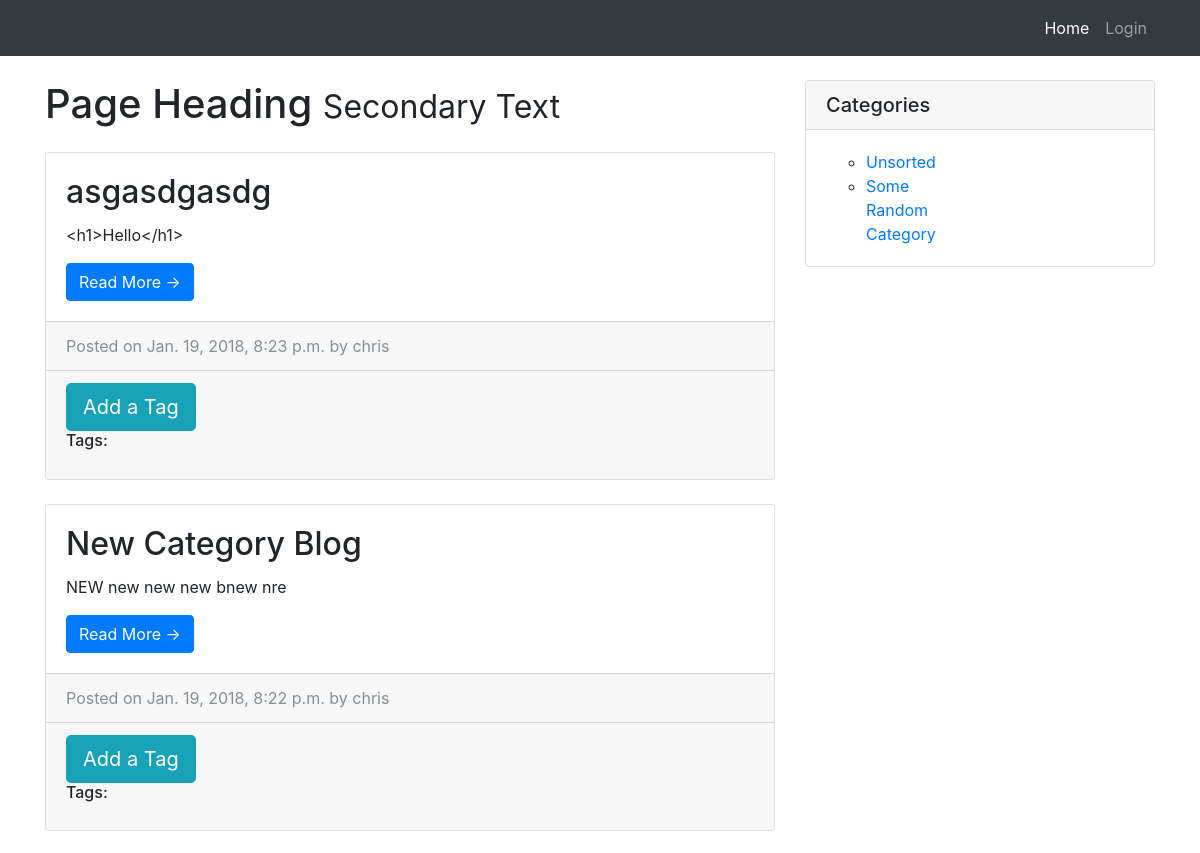
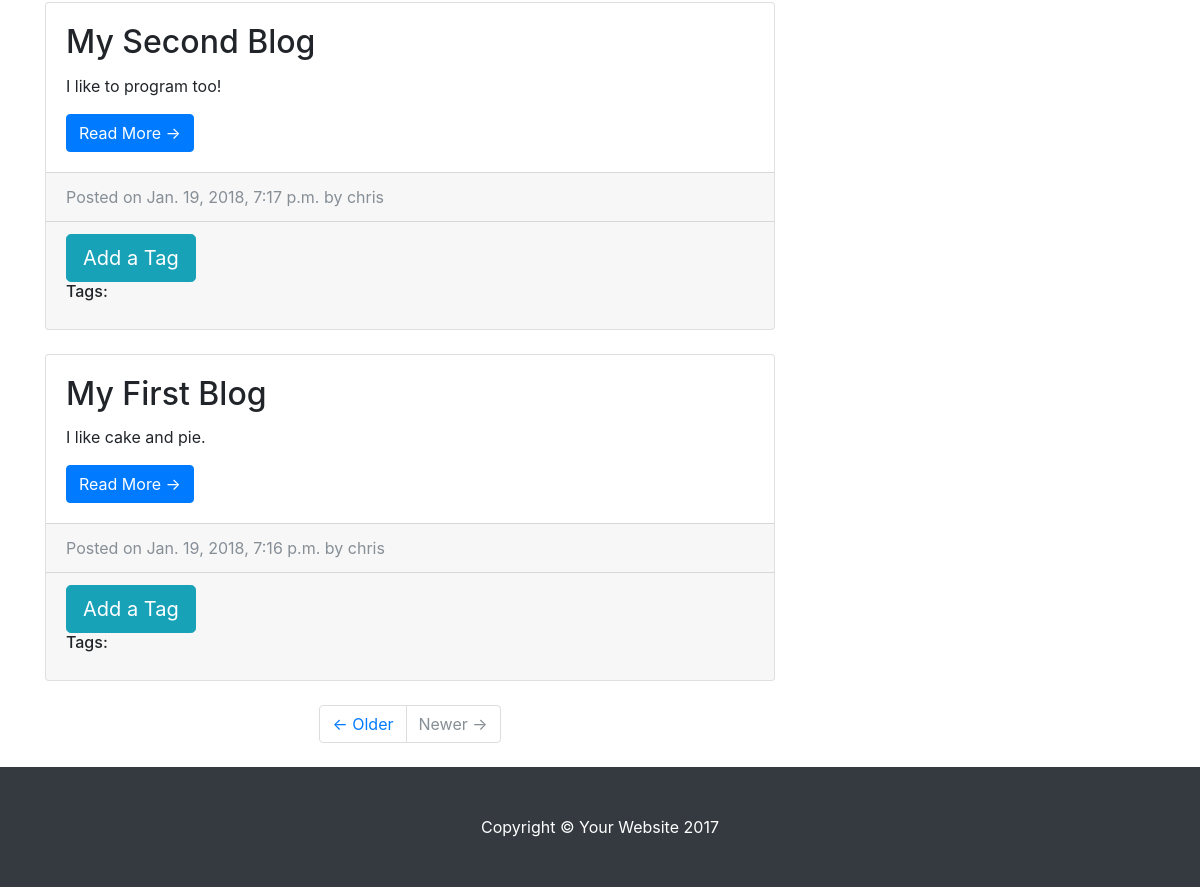
/, run on an earlier commit of the app's database (2 pictures, top to bottom).
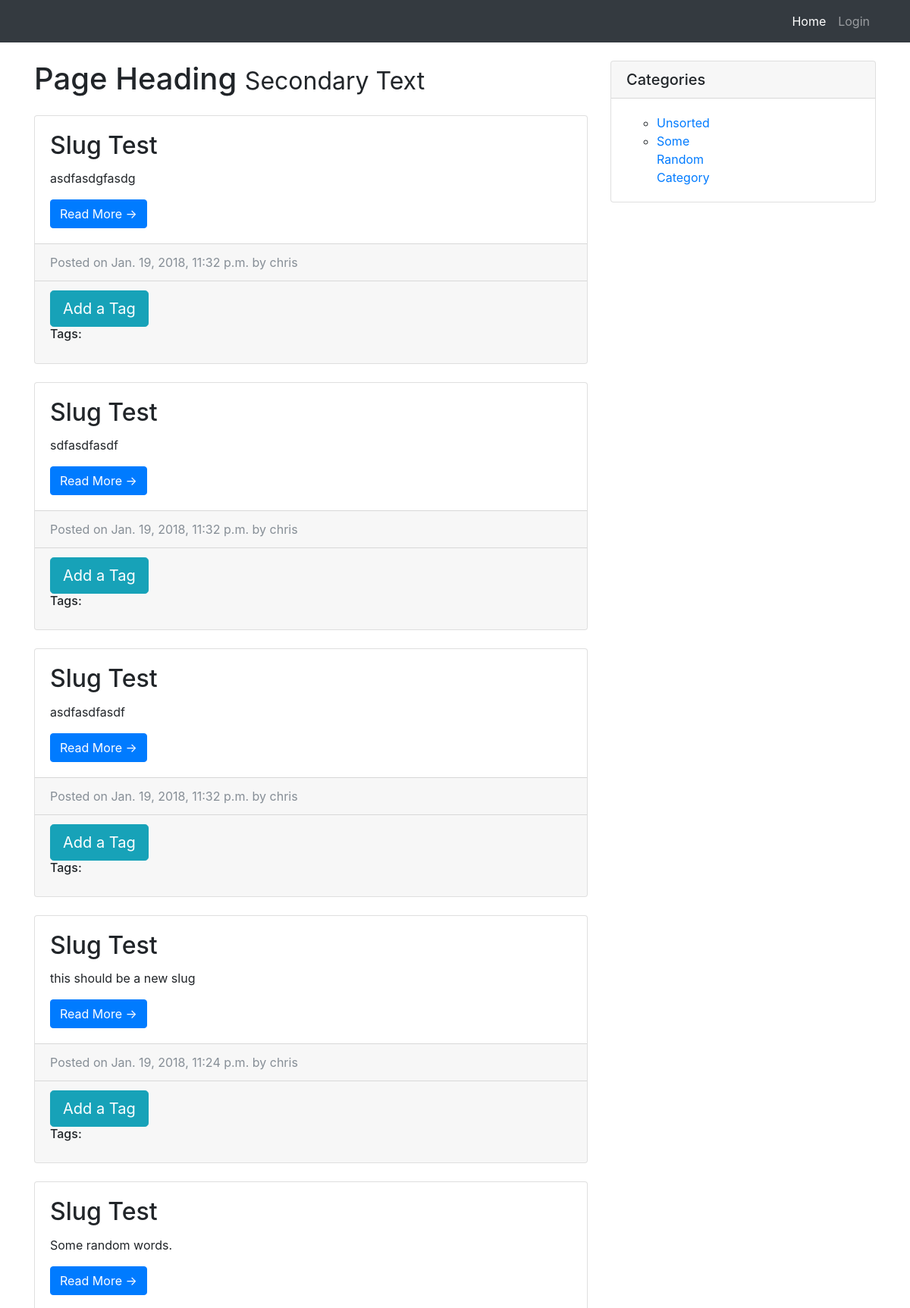
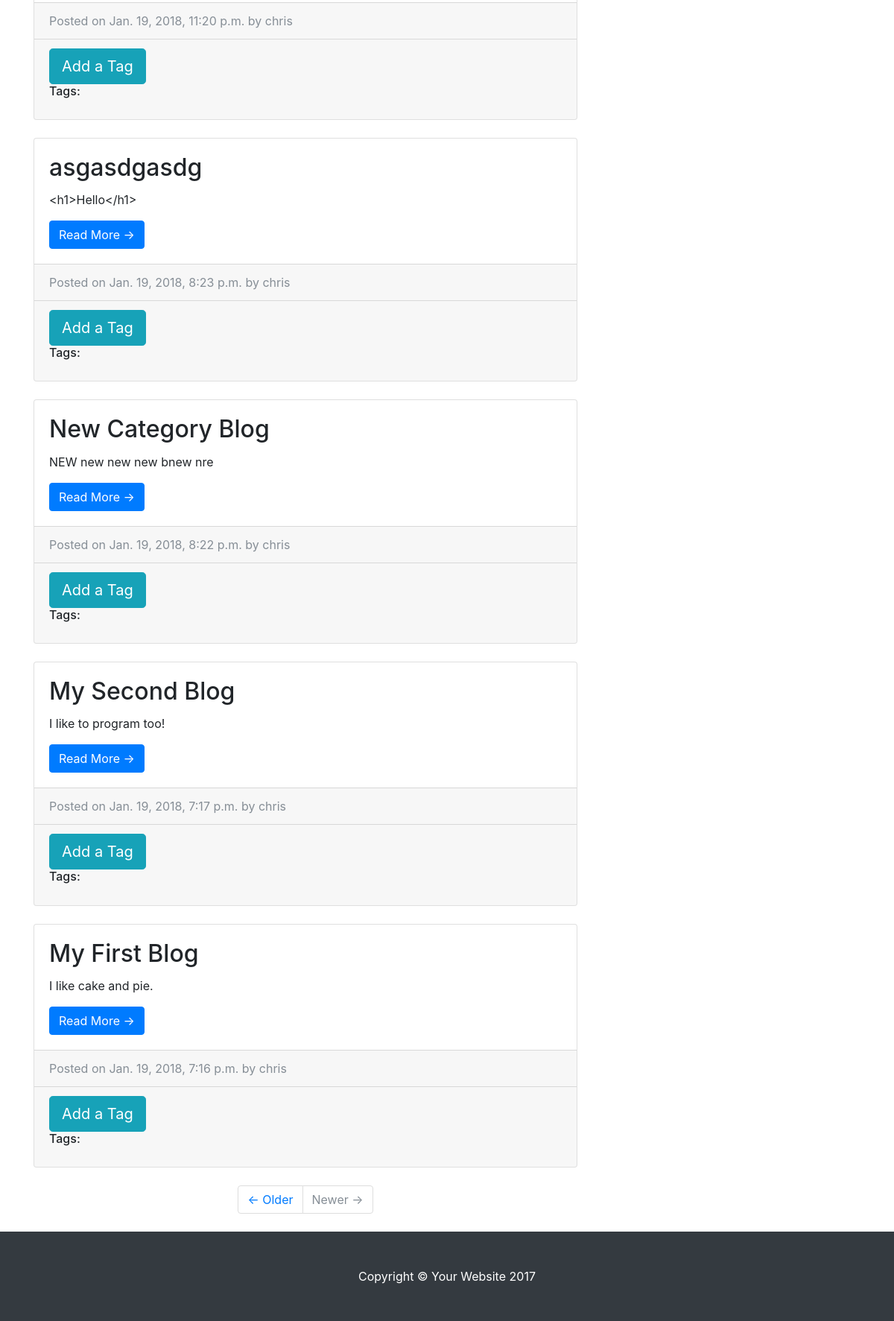
And on a later commit of the database (2 pictures, top to bottom).
### blog/models.py (models this page shows, shortened)
class Blog(models.Model):
    title = models.CharField(max_length=255)
    author = models.ForeignKey(User, related_name='blogs', on_delete=models.CASCADE)
    date = models.DateTimeField(auto_now_add=True)
    content = models.TextField()
    slug = models.SlugField(blank=True, null=True, unique=True)
    category = models.ForeignKey('Category', default=1, related_name='blogs', on_delete=models.SET_DEFAULT)
    def grab_blurb(self):
        return self.content[:300]
    class Meta:
        ordering = ['-pk']

class Category(models.Model):
    name = models.CharField(max_length=50)
    slug = models.SlugField(blank=True, null=True, unique=True)
    class Meta:
        verbose_name_plural = 'Categories'

### blog/views.py (the view)
# urls.py: 2. Add a URL to urlpatterns:  path('', views.home, name='home')
def home(request):
    blog_list = Blog.objects.all()
    cat = Category.objects.all()
    return render(request, 'blog/home.html', {'blogs': blog_list, 'cat': cat})

### blog/templatetags/blog_tags.py (called while the page is built)
@register.simple_tag
def category_list():
    cat = Category.objects.all()
    html = render_to_string('blog/_category_list.html', {'cat': cat})
    return mark_safe(html)

### blog/templates/blog/home.html (shortened to what this page needs)
{% extends 'base.html' %}
{% load blog_tags %}
{% block content %}
    <div class="row">
        <div class="col-md-8">
            <h1 class="my-4">Page Heading
                <small>Secondary Text</small>
            </h1>
            {% for b in blogs %}
                <div class="card mb-4">
                    <div class="card-body">
                        <h2 class="card-title">{{ b.title }}</h2>
                        <p class="card-text">{{ b.grab_blurb }}</p>
                        <a href="{% url 'single_blog_view' b.category.slug b.slug %}" class="btn btn-primary">Read More
                            &rarr;</a>
                    </div>
                    <div class="card-footer text-muted">
                        Posted on {{ b.date }} by {{ b.author.username }}
                    </div>
                    <div class="card-footer">
                        <button data-slug="{{ b.slug }}" class="addTag btn btn-info btn-lg" type="button"
                                data-toggle="modal" data-target="#myModal" onclick="callModal('{{ b.slug }}')">Add a Tag
                        </button>
                        <h6>Tags:</h6>
                    </div>
                </div>
            {% endfor %}
            <ul class="pagination justify-content-center mb-4">
                <li class="page-item">
                    <a class="page-link" href="#">&larr; Older</a>
                </li>
                <li class="page-item disabled">
                    <a class="page-link" href="#">Newer &rarr;</a>
                </li>
            </ul>
        </div>
        {% include '_side_bar.html' %}
    </div>
{% endblock %}

### blog/templates/blog/_category_list.html
<ul>
    {% for c in cat %}
        <li>
            <a href="{% url 'category_list' c.slug %}">{{ c.name }}</a>
        </li>
    {% endfor %}
</ul>

What changed in the data, as far as the page shows it:
added Blog: title "Slug Test", grab_blurb "asdfasdgfasdg", date "Jan. 19, 2018, 11:32 p.m.", author.username "chris"
added Blog: title "Slug Test", grab_blurb "sdfasdfasdf", date "Jan. 19, 2018, 11:32 p.m.", author.username "chris"
added Blog: title "Slug Test", grab_blurb "asdfasdfasdf", date "Jan. 19, 2018, 11:32 p.m.", author.username "chris"
added Blog: title "Slug Test", grab_blurb "this should be a new slug", date "Jan. 19, 2018, 11:24 p.m.", author.username "chris"
added Blog: title "Slug Test", grab_blurb "Some random words.", date "Jan. 19, 2018, 11:20 p.m.", author.username "chris"
